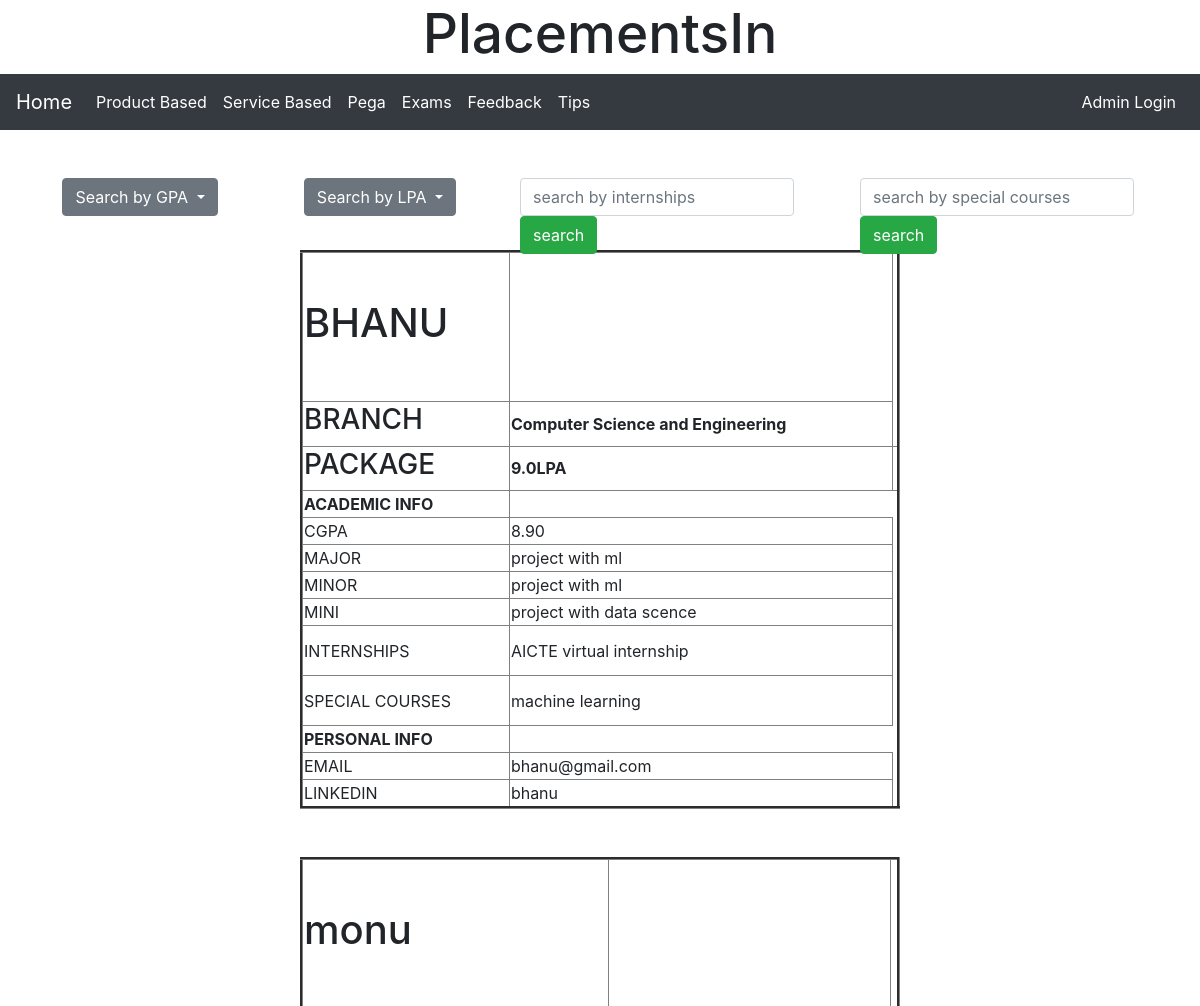
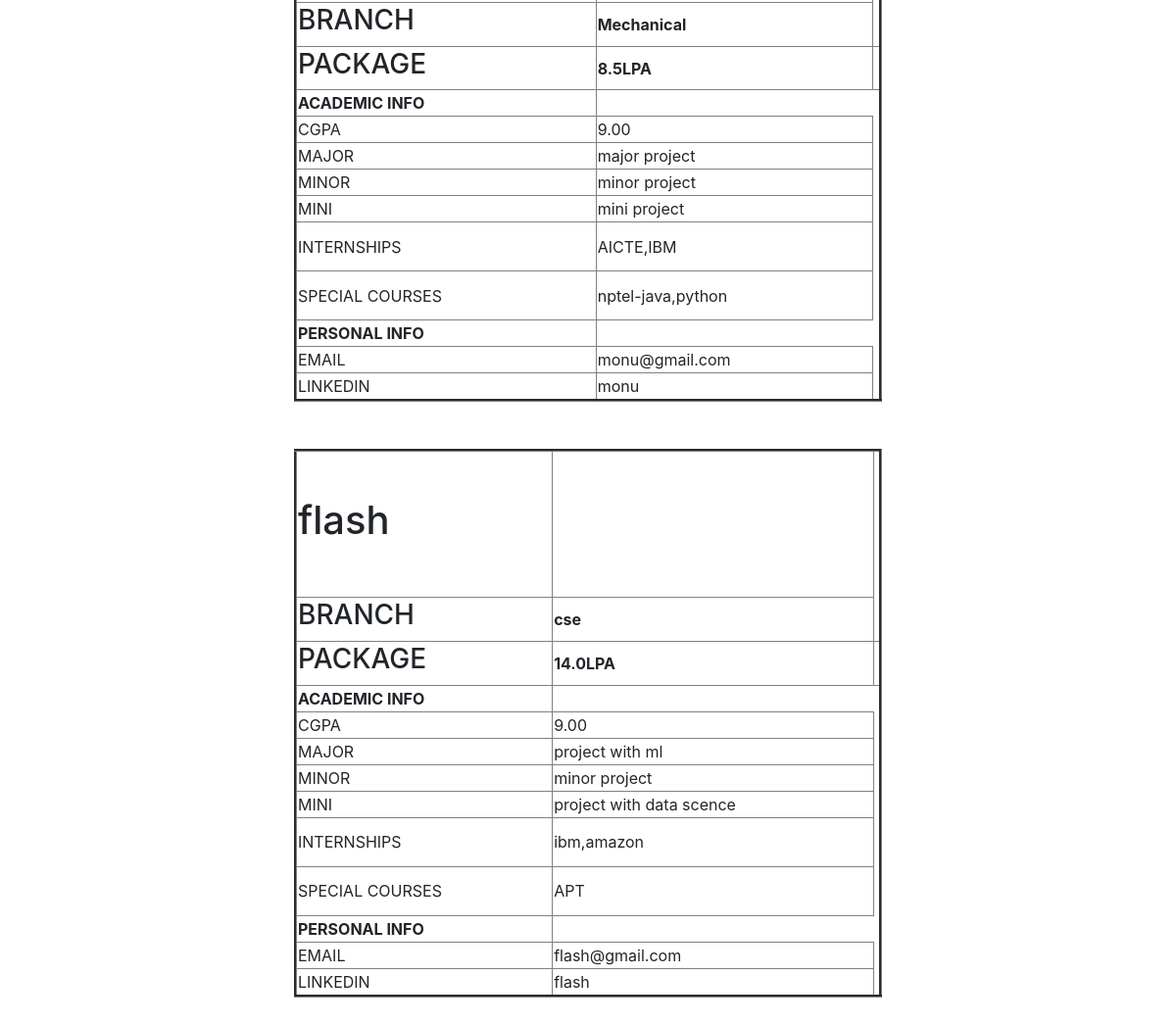
The app's page /tcs with its own data (2 pictures, top to bottom).
### profiles/models.py (models this page shows)
class Profiles(models.Model):
    name=models.CharField(max_length=120,default='Some name')
    branch=models.CharField(max_length=120,default='Some branch')
    jobtitle=models.CharField(max_length=120)
    cgpa=models.DecimalField(decimal_places=2,max_digits=1000)
    major=models.CharField(max_length=120)
    mini=models.CharField(max_length=120)
    minor=models.CharField(max_length=120)
    internships=models.TextField(null=True,blank=True)
    special_courses=models.TextField(null=True,blank=True)
    email=models.EmailField(max_length=250)
    LinkedIn=models.CharField(max_length=200)
    org=models.CharField(max_length=120,default='some company')
    package_LPA=models.DecimalField(decimal_places=1,max_digits=1000,default=5)

### profiles/views.py (the view)
# urls.py: path('tcs',tcs),
def tcs(request):
    obj=Profiles.objects.filter(org='tcs').values()
    if request.method == "GET":
        st=request.GET.get('searchinterns')
        st1 = request.GET.get('searchspecialcourses')
        if st!=None:
            obj=Profiles.objects.filter(internships__icontains=st,org='tcs')
        if st1!=None:
            obj=Profiles.objects.filter(special_courses__icontains=st1,org='tcs')
    context = {
        'obj':obj
    }
    return render(request,'tcs.html',context)

### templates/tcs.html (shortened to what this page needs)
<!doctype html>
{% extends 'base.html' %}
{% block content %}
<html lang="en">
  <head>
    <link rel="stylesheet" href="https://cdn.jsdelivr.net/npm/bootstrap@4.4.1/dist/css/bootstrap.min.css">
  </head>
  <body>
  <center>
    <br>
    <br>
    <div style="width:200px;height:50px;margin-left:40px;float:left;" class="dropdown">
  <button class="btn btn-secondary dropdown-toggle" type="button" id="GPAMenuButton" data-toggle="dropdown" aria-haspopup="true" aria-expanded="false">
    Search by GPA
  </button>
</div>
   <div style="width:200px;height:50px;margin-left:40px;float:left;" class="dropdown" >
  <button class="btn btn-secondary dropdown-toggle" type="button" id="LPAMenuButton" data-toggle="dropdown" aria-haspopup="true" aria-expanded="false">
    Search by LPA
  </button>
</div>
<div style="width:300px;height:50px;margin-left:40px;float:left;">
    <form action="" method="get" class="form-inline">
        <input type="text" class="form-control" name="searchinterns" placeholder="search by internships"/>
        <input type="submit" value="search" class="btn btn-success">
    </form>
</div>
      <div style="width:300px;height:50px;margin-left:40px;float:left;">
    <form action="" method="get" class="form-inline">
        <input type="text" class="form-control" name="searchspecialcourses" placeholder="search by special courses"/>
        <input type="submit" value="search" class="btn btn-success">
    </form>
</div>
</center>
<br>
<br>
<br>
 {% for x in obj %}
 <center>
 <table border='3' style="width:50%;">
 <tr style="height:150px;">
 <td><h1>{{x.name}}</h1></td>
 <td>   </td>
 </tr>
 <tr>
 <td><h3>BRANCH</h3></td>
 <td><b>{{x.branch}}</b></td>
 </tr>
 <tr>
 <td><h3>PACKAGE</h3></td>
 <td><b>{{x.package_LPA}}LPA</b><td>
 </tr>
 <tr>
 <th>ACADEMIC INFO</th>
 </tr>
 <tr>
 <td>CGPA</td>
 <td>{{x.cgpa}}</td>
 </tr>
 <tr>
 <td>MAJOR</td>
 <td>{{x.major}}</td>
 </tr>
 <tr>
 <td>MINOR</td>
 <td>{{x.minor}}</td>
 </tr>
 <tr>
 <td>MINI</td>
 <td>{{x.mini}}</td>
 </tr>
 <tr style="height:50px;">
 <td>INTERNSHIPS</td>
 <td>{{x.internships}}</td>
 </tr>
 <tr style="height:50px">
 <td>SPECIAL COURSES</td>
 <td>{{x.special_courses}}</td>
 </tr>
 <tr>
 <th>PERSONAL INFO</th>
 </tr>
 <tr>
 <td>EMAIL</td>
 <td>{{x.email}}</td>
 </tr>
 <tr>
 <td>LINKEDIN</td>
 <td>{{x.LinkedIn}}</td>
 </tr>
 </table>
 </center>
 <br>
 <br>
 {% endfor %}
  </body>
</html>
{% endblock %}

### records on screen
Profiles: name "BHANU", branch "Computer Science and Engineering", package_LPA "9.0", cgpa "8.90", major "project with ml", minor "project with ml", mini "project with data scence", internships "AICTE virtual internship", special_courses "machine learning", email "bhanu@gmail.com", LinkedIn "bhanu"
Profiles: name "monu", branch "Mechanical", package_LPA "8.5", cgpa "9.00", major "major project", minor "minor project", mini "mini project", internships "AICTE,IBM", special_courses "nptel-java,python", email "monu@gmail.com", LinkedIn "monu"
Profiles: name "flash", branch "cse", package_LPA "14.0", cgpa "9.00", major "project with ml", minor "minor project", mini "project with data scence", internships "ibm,amazon", special_courses "APT", email "flash@gmail.com", LinkedIn "flash"
